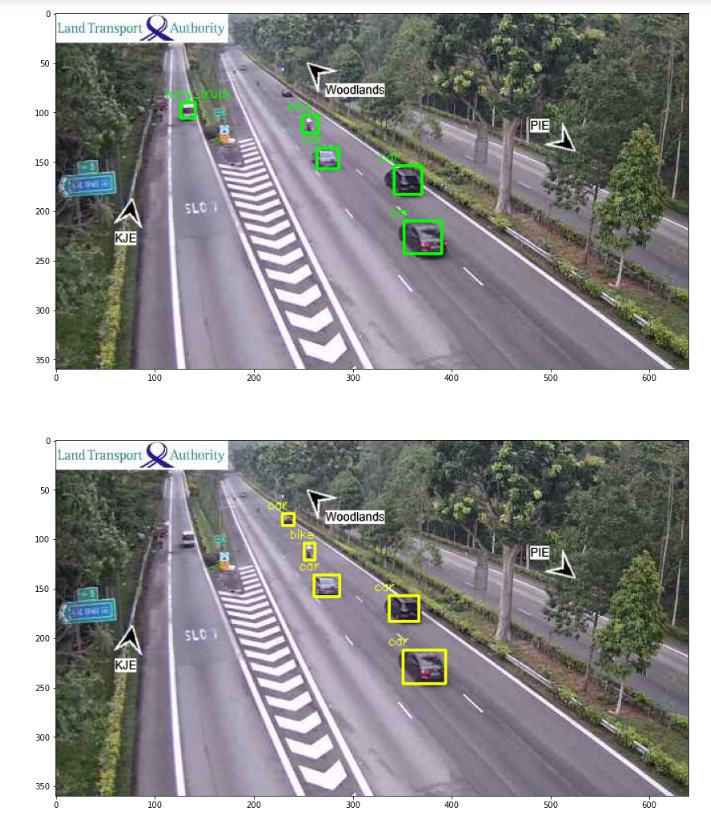
#> input picture sample_output.png, 711 x 819 px
$ jupyter execute YOLOv4_Inference_Analysis_May2021.ipynb
#> lines starting #> are read from the running program, lines starting #| are printed output that depends on the picture
# Capstone Project -  Detecting types of vehicles on Singapore roads with Object Detection models to aid in road maintenance planning.

## Background
In Singapore, there are about 1 million vehicles that is on our road network of more than 9,000 lane-kilometres which constitutes up to 12% of our land and road maintenance is currently maintained by Land Transport Authority (LTA). It has been known that roads, and means of transport, make a crucial contribution to economic development and growth and bring important social benefits, which is extremely important for Singapore.

## Problem Statement
In view of the periodic maintenance regime that includes periodic road inspections and surveys that were planned by LTA, we could also leverage AI related technology to better assist LTA in their road maintenance regime. As such, I had developed a vehicle recognition model through the use of AI object detection techniques to aid in detecting and classifying the number of vehicle types traveled on Singapore roads across various time periods of the day, which could potentially supplement as an additional source of information for planning road maintenance regime.

## Approach
Traffic images were scraped on 20 March 2021 from 0000 to 2359 hours periodic at 1 minute intervals via Data.gov.sg. With this images, annotating was done with the use of Makesense.ai, a free annotating tool that runs on web browser without the need for any installation. 100 traffic images with 50 of them belonging to the time period from between 6AM to 10AM and the other remaining 50 belonging to the time period from 6PM to 10PM were picked

# Analysis with YOLO framework

Summary of model performance

**Using the best weights:**

|Model|Iterations|Resize resolution|with COCO weights|Validation MAP(%)|Bike AP(%)|Bus AP(%)|Car AP(%)|Lorry/Truck AP(%)|Van AP(%)|Number with predictions (out of 516)|learning rate|
|---|---|---|---|---|---|---|---|---|---|---|---|
|v3-5l|10000|416X416|Yes|36.11|52.88|23.6|51.79|33.81|18.47|446|0.001|
|Scaled YOLOv4|10000|512X512|Yes|43.09|59.19|35.23|60.67|36.17|24.18|494|0.001|
|v4|10000|480x480|Yes|48.14|61.56|47.7|61.86|41.48|28.1|489|0.001|
|v4|10000|416x416|Yes|48.02|69.85|42.59|61.11|39.24|27.3|501|0.001|
|v4|10000|416X416|No|42.07|58.46|39.02|58.85|31.93|22.09|504|0.001|
|v4|10000|416X416|No|43.07|63.8|35.45|59.87|33.34|22.89|481|0.01|
|v4|10000|384X384|No|41.91|61.52|31.14|58.87|37.1|20.93|482|0.001|
|v4|10000|448X448|No|40.44|61.29|29.26|58.15|32.83|20.68|480|0.001|

## Some problems of model

[cell 1]
import cv2,os
from PIL import Image
from matplotlib.pyplot import imshow
import matplotlib.pyplot as plt
image_path_example1 = os.path.join(os.getcwd(), "sample_output.png")
image_path_example2 = os.path.join(os.getcwd(), "sample_output2.png")
image_path_example3 = os.path.join(os.getcwd(), "sample_output3.png")

[cell 2]
img_sample1 = Image.open(image_path_example1)
#> img_sample1 is the input picture: PIL image 711x819 RGBA; mean R, G, B, A 150.1, 149.8, 149.7, 255
img_sample2 = Image.open(image_path_example2)
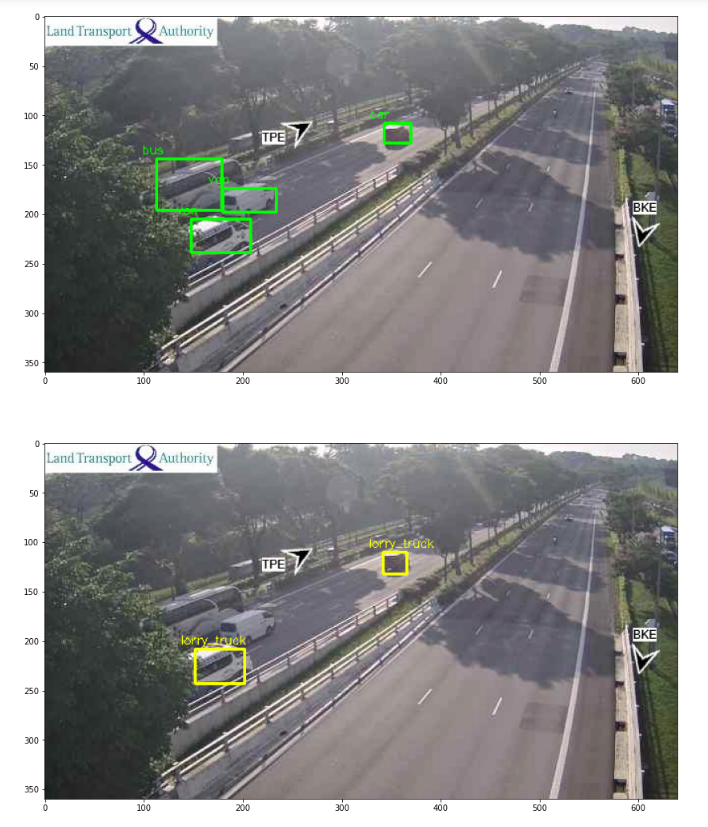
#> input picture sample_output2.png, 708 x 827 px
#> img_sample2 is the input picture: PIL image 708x827 RGBA; mean R, G, B, A 145.9, 145.5, 145.1, 255
img_sample3 = Image.open(image_path_example3)
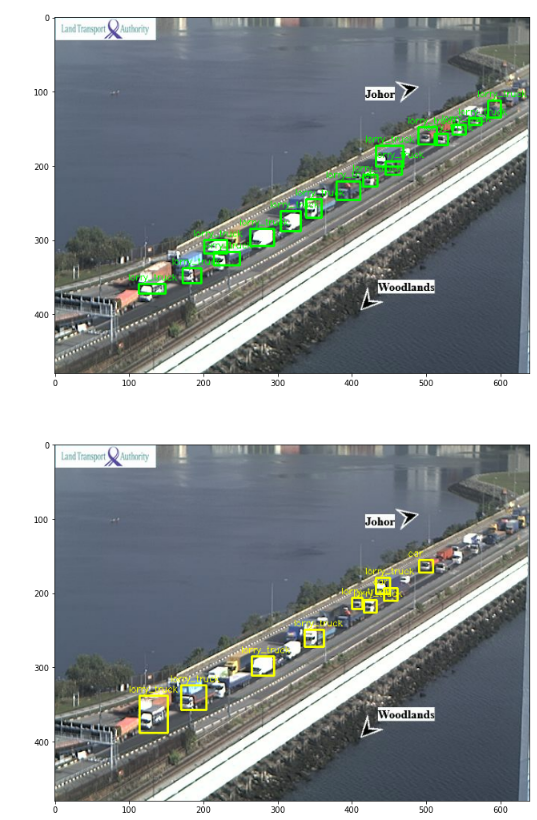
#> input picture sample_output3.png, 537 x 820 px
#> img_sample3 is the input picture: PIL image 537x820 RGBA; mean R, G, B, A 142.3, 148.8, 150.3, 255
